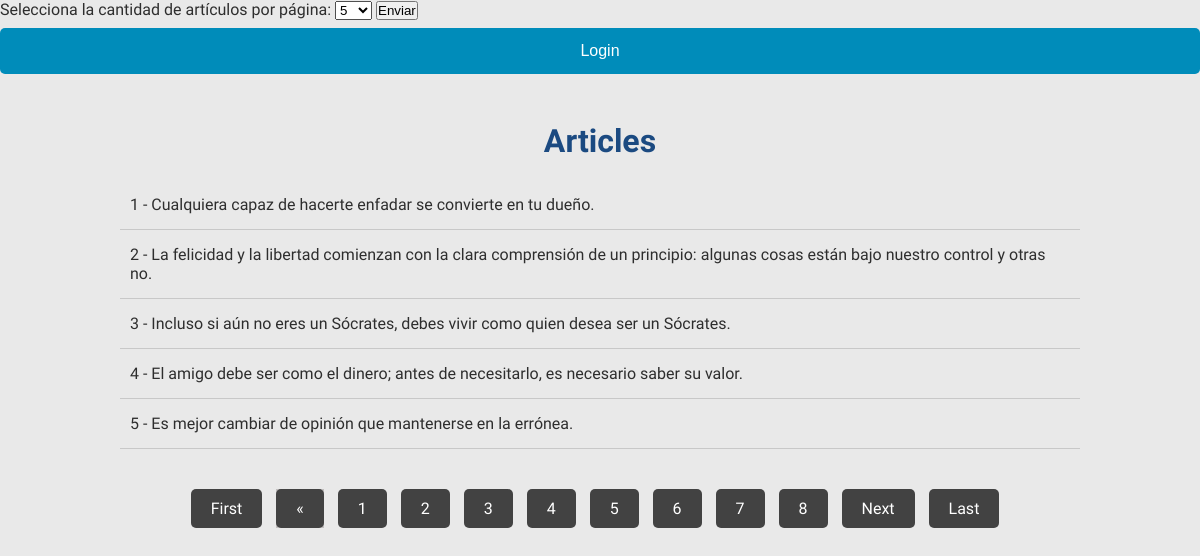
Screenshot of /controlador/Index.php with the database file from the repository.
### tables this page shows
CREATE TABLE IF NOT EXISTS `articles` (
  `article_id` int(11) NOT NULL AUTO_INCREMENT,
  `article` text DEFAULT NULL,
  `usuari_id` int(11) DEFAULT NULL,
  PRIMARY KEY (`article_id`),
  KEY `usuari_id` (`usuari_id`)
);

### modelo/Conection.php (called while the page is built, shortened)
<?php
function obtenerTodosArticulos($connexio, $start, $cantidad_articulos_por_pagina){
    $statement = $connexio->prepare("SELECT * FROM articles LIMIT :start, :cantidad");
    $statement->bindParam(':start', $start, PDO::PARAM_INT);
    $statement->bindParam(':cantidad', $cantidad_articulos_por_pagina, PDO::PARAM_INT);
    $statement->execute();
    $resultado = $statement->fetchAll(PDO::FETCH_ASSOC);
    return $resultado;
}
function calcularTotalArticulos($connexio){
    $statement = $connexio->query('SELECT COUNT(*) FROM articles');
    $total_articulos = $statement->fetchColumn();
    return $total_articulos;
}
function calcularTotalPaginas($connexio, $cantidad_articulos_por_pagina){
    $total_articulos = calcularTotalArticulos($connexio);
    $numero_paginas = ceil($total_articulos / $cantidad_articulos_por_pagina);
    return $numero_paginas;
}
?>

### controlador/Index.php (the view)
<?php
require_once '../modelo/Conection.php';
function mostrarArticulos($connexio, $start, $cantidad_articulos_por_pagina){
    $resultados = obtenerTodosArticulos($connexio, $start, $cantidad_articulos_por_pagina);
    $listaArticulos = '';
    foreach ($resultados as $articulo) {
        $listaArticulos .= '<li>' . $articulo['article_id'] . ' - ' . $articulo['article'] . '</li>';
    }
    return $listaArticulos;
}
function elegirCantidadArticulosPorPagina(){
    if (isset($_POST['cantidadArticulosPorPagina'])) {
        $cantidad_articulos_por_pagina = $_POST['cantidadArticulosPorPagina'];
    } else {
        $cantidad_articulos_por_pagina = 5;
    }
    return $cantidad_articulos_por_pagina;
}
function obtenerDatosPaginacion($connexio) {
    $cantidad_articulos_por_pagina = elegirCantidadArticulosPorPagina();
    $numero_paginas = calcularTotalPaginas($connexio, $cantidad_articulos_por_pagina);
    return array(
        'cantidad_articulos_por_pagina' => $cantidad_articulos_por_pagina,
        'numero_paginas' => $numero_paginas
    );
}
$pagina_actual = isset($_GET['pagina']) ? (int)$_GET['pagina'] : 1;
$cantidad_articulos_por_pagina = elegirCantidadArticulosPorPagina();
$start = ($pagina_actual - 1) * $cantidad_articulos_por_pagina;
$datos_paginacion = obtenerDatosPaginacion($connexio);
$cantidad_articulos_por_pagina = $datos_paginacion['cantidad_articulos_por_pagina'];
$numero_paginas = $datos_paginacion['numero_paginas'];
$articulos = mostrarArticulos($connexio, $start, $cantidad_articulos_por_pagina);
include_once '../vista/Index_view.php';
?>

### vista/Index_view.php (shortened to what this page needs)
<!DOCTYPE html>
<html lang="en">
<head>
    <link rel="stylesheet" href="../estilo/Styles.css">
</head>
<body>
    <div class="elegirCantidadArticulosPorPagina">
        <form action="" method="post">
            <label for="cantidadArticulosPorPagina">Selecciona la cantidad de artículos por página:</label>
            <select name="cantidadArticulosPorPagina" id="cantidadArticulosPorPagina">
                <option value="5" <?php if(isset($_POST['cantidadArticulosPorPagina']) && $_POST['cantidadArticulosPorPagina'] == 5) { echo 'selected'; } ?>>5</option>
            </select>
            <input type="submit" value="Enviar">
        </form>
    </div>
<div class="login">
    <form method="post" action="../controlador/login.php">
        <button type="submit" name="login" class="btn-login">Login</button>
    </form>
</div>
    <div class="contenidor">
        <h1>Articles</h1>
        <section class="articles">
            <ul>
                <?php
                echo $articulos;
                ?>
            </ul>
        </section>
    </div>
    <section class="paginacio">
        <ul>
            <li><a href="?pagina=1">First</a></li>
            <?php if ($pagina_actual > 1) : ?>
                <li><a href="?pagina=<?php echo $pagina_actual - 1 ?>">Previous</a></li>
            <?php else : ?>
                <li class="disabled"><a href="#">&laquo;</a></li>
            <?php endif; ?>
            <?php for ($contador = 1; $contador <= $numero_paginas; $contador++) : ?>
                <li><a href="?pagina=<?php echo $contador ?>"><?php echo $contador ?></a></li>
            <?php endfor; ?>
            <?php if ($pagina_actual < $numero_paginas) : ?>
                <li><a href="?pagina=<?php echo $pagina_actual + 1 ?>">Next</a></li>
            <?php else : ?>
                <li class="disabled"><a href="#">&raquo;</a></li>
            <?php endif; ?>
            <li><a href="?pagina=<?php echo $numero_paginas ?>">Last</a></li>
        </ul>
    </section>
</body>
</html>

### estilo/Styles.css (style rules this page uses)
* { margin: 0; padding: 0; box-sizing: border-box; }
body { background: #e9e9e9; color: #2e2e2e; font-family: 'Open Sans Condensed', sans-serif; }
.contenidor { width: 90%; max-width: 1000px; margin: auto; padding: 20px; }
h1 { margin: 20px 0; text-align: center; color: #1b4a81; font-weight: bold; }
.articles ul { list-style: none; }
.articles ul li { padding: 15px 10px; border-bottom: 1px solid #c8c8c8; }
.paginacio ul { list-style: none; text-align: center; margin-top: 20px; }
.paginacio ul li { display: inline-block; margin-right: 10px; }
.paginacio ul li.disabled { background: #c2bfbf; cursor: not-allowed; }
.paginacio ul li a { display: inline-block; padding: 10px 20px; background: #424242; color: #fff; text-decoration: none; border-radius: 5px; }
.btn-signin, .btn-login, .btn-return { background-color: #008CBA; color: white; padding: 14px 20px; margin: 8px 0; border: none; cursor: pointer; width: 100%; border-radius: 5px; font-size: 16px; }

### rows the page displays
articles: article_id "1", article "Cualquiera capaz de hacerte enfadar se convierte en tu dueño."
articles: article_id "2", article "La felicidad y la libertad comienzan con la clara comprensión de un principio: algunas cosas están bajo nuestro control y otras no."
articles: article_id "3", article "Incluso si aún no eres un Sócrates, debes vivir como quien desea ser un Sócrates."
articles: article_id "4", article "El amigo debe ser como el dinero; antes de necesitarlo, es necesario saber su valor."
articles: article_id "5", article "Es mejor cambiar de opinión que mantenerse en la errónea."
